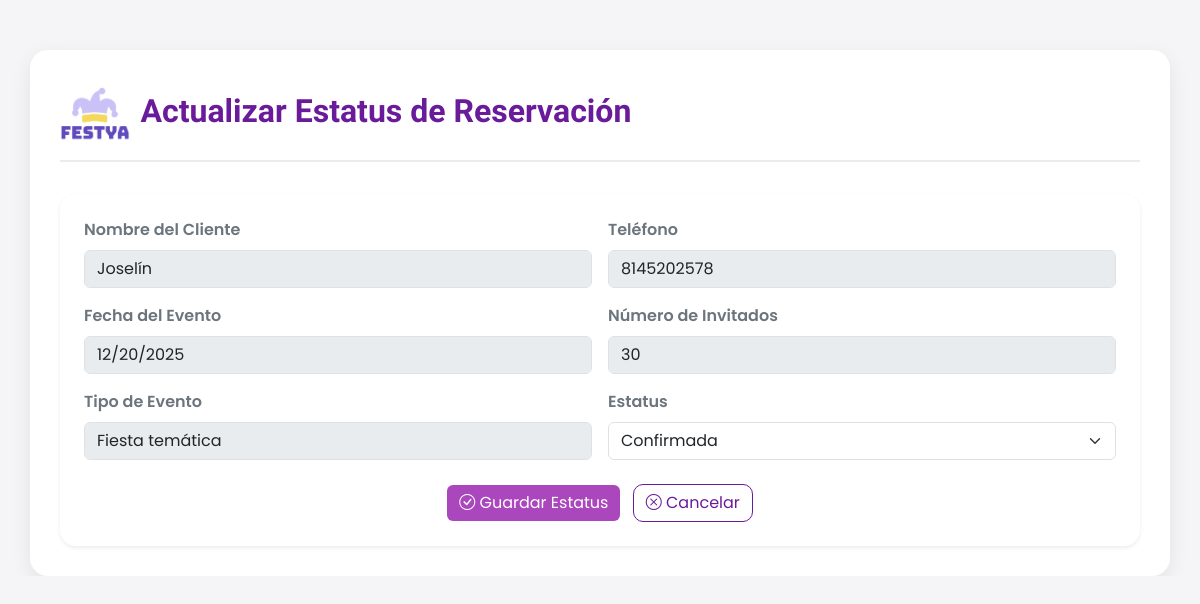
Before: /reservaciones/empleado/actualizar/2/ (signed in) with the older database file.
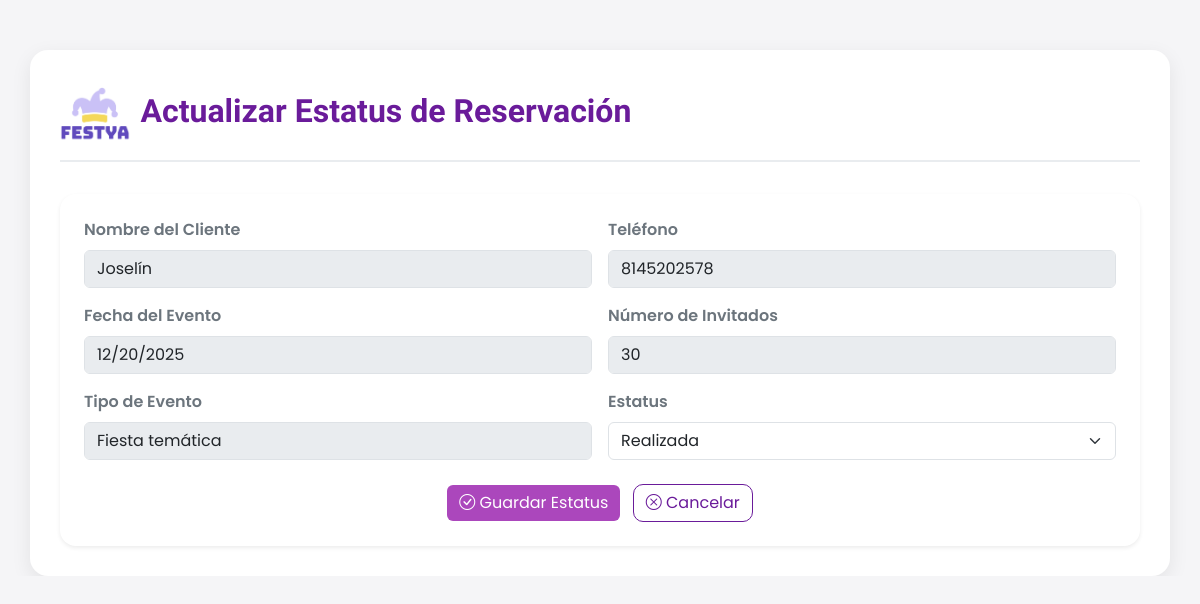
After: the same page with the newer database file.
### reservaciones/models.py (models this page shows, shortened)
class Reservacion(models.Model):
    ESTATUS = [
        ("pendiente", "Pendiente"),
        ("confirmada", "Confirmada"),
        ("realizada", "Realizada"),
    ]
    nombreCliente = models.CharField(max_length=100)
    telefono = models.CharField(max_length=10, validators=[MinLengthValidator(10)])
    fechaEvento = models.DateField()
    numInvitados = models.PositiveSmallIntegerField(
        validators=[MinValueValidator(1), MaxValueValidator(50)],
        help_text="1 a 50 invitados permitidos"
    )
    estatus = models.CharField(max_length=10, choices=ESTATUS, default="pendiente")
    tipoEvento = models.ForeignKey(TipoEvento, on_delete=models.PROTECT)

class TipoEvento(models.Model):
    nombre = models.CharField(max_length=50, unique=True)

### reservaciones/views.py (the view)
# urls.py: path('empleado/actualizar/<int:id>/', views.actualizar_estatus_empleado, name='actualizar_estatus_empleado'),
@login_required
def actualizar_estatus_empleado(request, id):
    reservacion = get_object_or_404(Reservacion, id=id)
    if request.method == 'POST':
        reservacion.estatus = request.POST.get('estatus')
        reservacion.save()
        return redirect('gestion_empleado')
    return render(request, 'reservaciones/actualizar_empleado.html', {
        'reservacion': reservacion,
    })

### reservaciones/templates/reservaciones/actualizar_empleado.html (shortened to what this page needs)
{% extends 'base.html' %}
{% load static %}
{% block content %}
<link href="https://cdn.jsdelivr.net/npm/bootstrap@5.3.0/dist/css/bootstrap.min.css" rel="stylesheet">
<link rel="stylesheet" href="{% static 'reservaciones/css/gestion_admin.css' %}">
<div class="container">
    <div class="header-admin">
        <div class="d-flex align-items-center">
            <img src="{% static 'reservaciones/img/LOGO.png' %}" alt="Logo">
            <h2>Actualizar Estatus de Reservación</h2>
        </div>
    </div>
    <form method="POST" class="p-4 shadow-sm rounded-4">
        <div class="row g-3">
            <div class="col-md-6">
                <label class="form-label fw-semibold text-secondary">Nombre del Cliente</label>
                <input type="text" name="nombreCliente" class="form-control"
                       value="{{ reservacion.nombreCliente }}" disabled>
                       </div>
            <div class="col-md-6">
                <label class="form-label fw-semibold text-secondary">Teléfono</label>
                <input type="text" name="telefono" class="form-control"
                       value="{{ reservacion.telefono }}" disabled>
            </div>
            <div class="col-md-6">
                <label class="form-label fw-semibold text-secondary">Fecha del Evento</label>
                <input type="date" name="fechaEvento" class="form-control"
                       value="{{ reservacion.fechaEvento|date:'Y-m-d' }}" disabled>
            </div>
            <div class="col-md-6">
                <label class="form-label fw-semibold text-secondary">Número de Invitados</label>
                <input type="number" name="numInvitados" class="form-control"
                       value="{{ reservacion.numInvitados }}" disabled>
            </div>
            <div class="col-md-6">
                <label class="form-label fw-semibold text-secondary">Tipo de Evento</label>
                <input type="text" class="form-control"
                       value="{{ reservacion.tipoEvento.nombre }}" disabled>
            </div>
            <div class="col-md-6">
                <label class="form-label fw-semibold text-secondary">Estatus</label>
                <select name="estatus" class="form-select">
                    {% if reservacion.estatus == "confirmada" %}
                        <option value="confirmada" selected>Confirmada</option>
                    {% else %}
                        <option value="confirmada">Confirmada</option>
                    {% endif %}
                    {% if reservacion.estatus == "realizada" %}
                        <option value="realizada" selected>Realizada</option>
                    {% else %}
                        <option value="realizada">Realizada</option>
                    {% endif %}
                </select>
            </div>
        </div>
        <div class="text-center mt-4">
            <button type="submit" class="btn btn-actualizar">
                <i class="bi bi-check-circle"></i> Guardar Estatus
            </button>
            <a href="{% url 'gestion_empleado' %}" class="btn btn-regresar ms-2">
                <i class="bi bi-x-circle"></i> Cancelar
            </a>
        </div>
    </form>
</div>
{% endblock %}

Changed rows visible on the page:
changed Reservacion "Joselín": estatus "Confirmada" → "Realizada"
